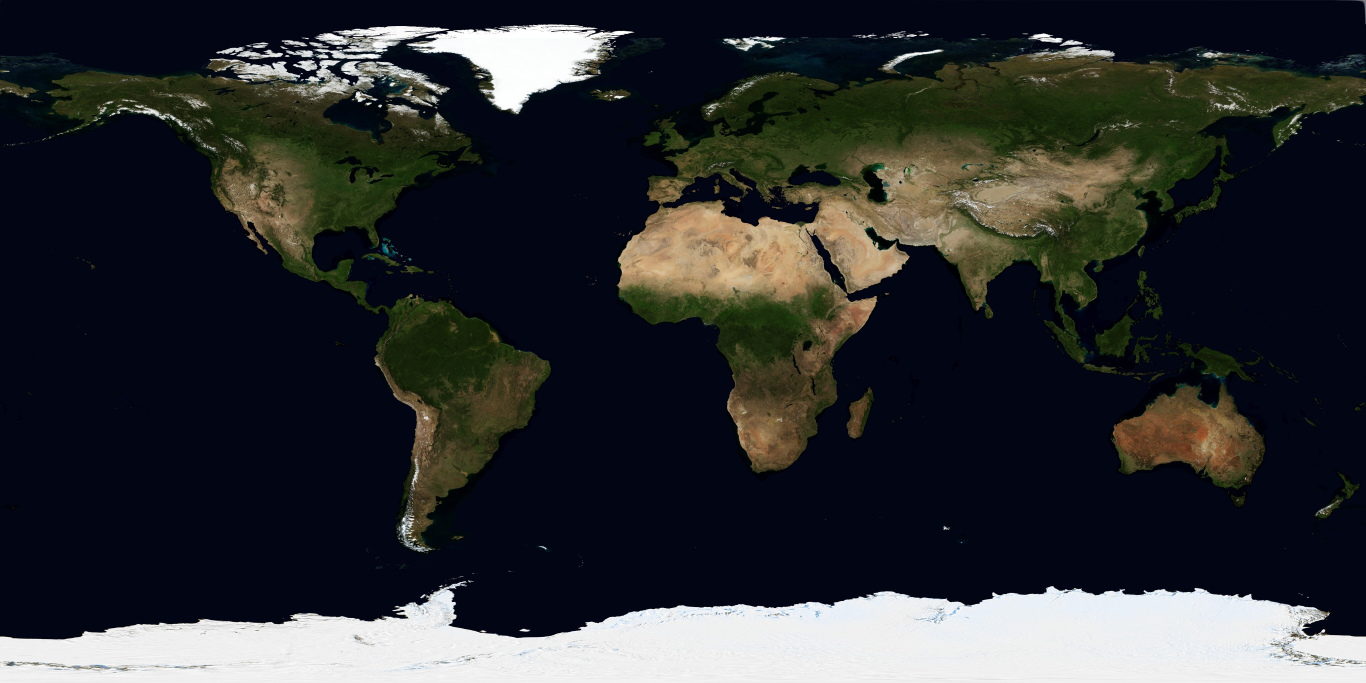
#> input picture projects/map-story/src/tex/earth_color_4096x2048.jpg, 4096 x 2048 px (shown at 1/3 size)
$ python bake.py tex/earth_color_4096x2048.jpg
#> lines starting #> are read from the running program, lines starting #| are printed output that depends on the picture
# Bakes Mercator map plates from the Blue Marble textures (equirectangular) for the HTML scenes.
# usage: python3 -I bake.py  → ../plates/<name>_{sat|hist|fog}.png + plates.js (projection params per plate)
import json, os
import numpy as np
from PIL import Image
from scipy import ndimage as nd

HERE = os.path.dirname(os.path.abspath(__file__)); TEX = HERE + '/tex'; OUT = HERE + '/plates'; os.makedirs(OUT, exist_ok=True)
W, H = 1080, 1920
SS = 2                                                 # bake at 2× and downsample: crisper coasts
col = np.asarray(Image.open(TEX + '/earth_color_4096x2048.jpg').convert('RGB'), np.float32) / 255
sea = np.asarray(Image.open(TEX + '/earth_landocean_4050x2025.png').convert('L').resize((4096, 2048), Image.BILINEAR), np.float32) / 255
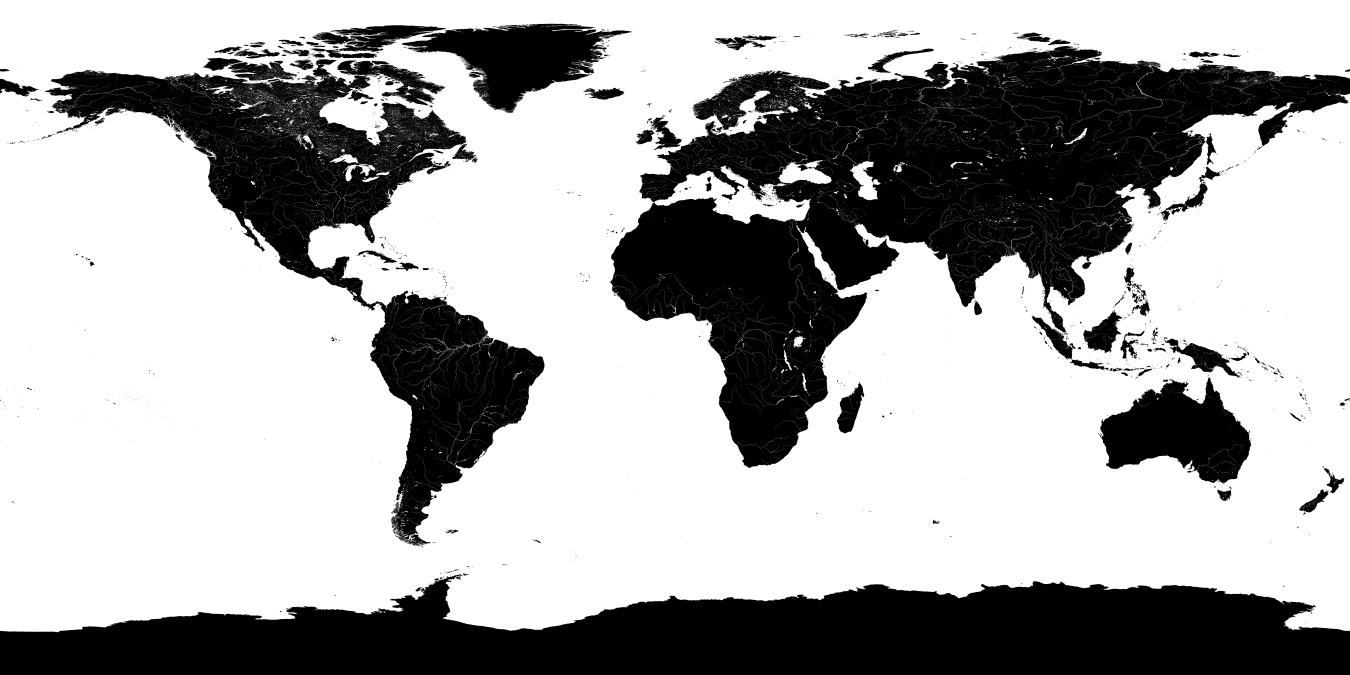
#> input picture projects/map-story/src/tex/earth_landocean_4050x2025.png, 4050 x 2025 px (shown at 1/3 size)
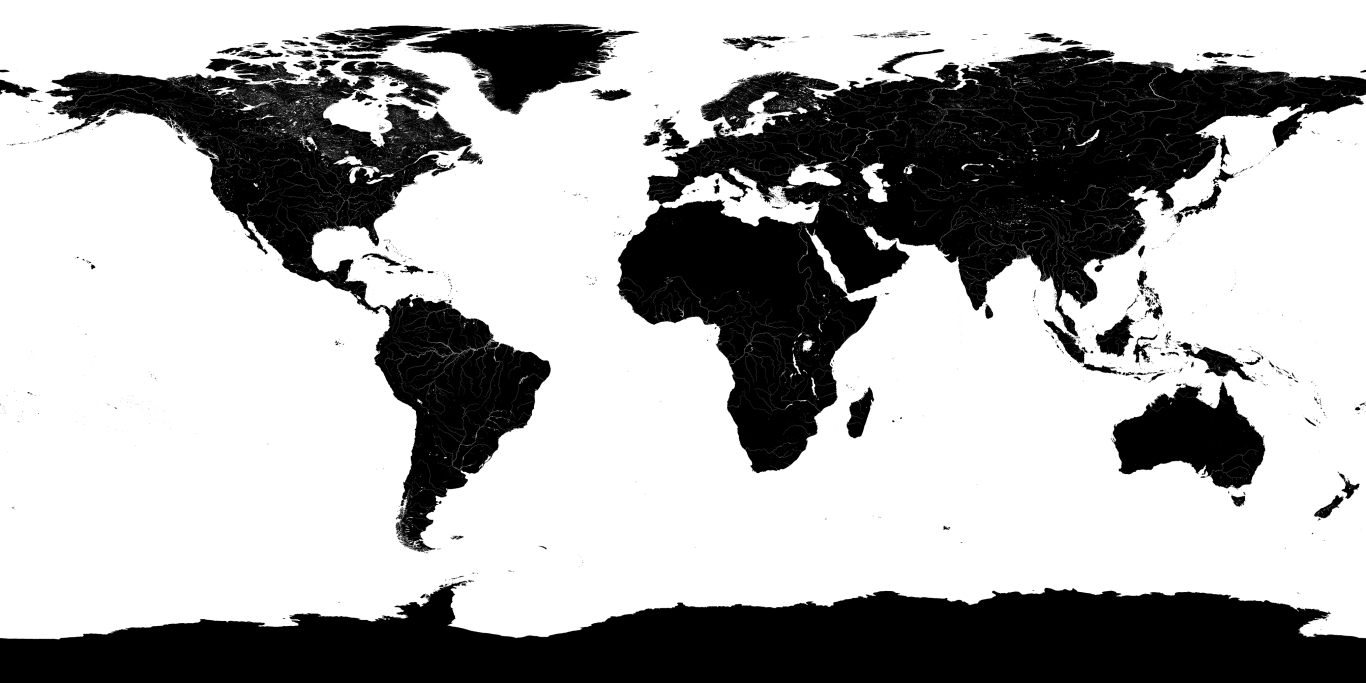
#> sea: shape (2048, 4096) float32 (shown at 1/3 size); min 0, max 1, mean 0.667
topo = np.asarray(Image.open(TEX + '/topography_2048x1024.png').convert('L').resize((4096, 2048), Image.BICUBIC), np.float32) / 255
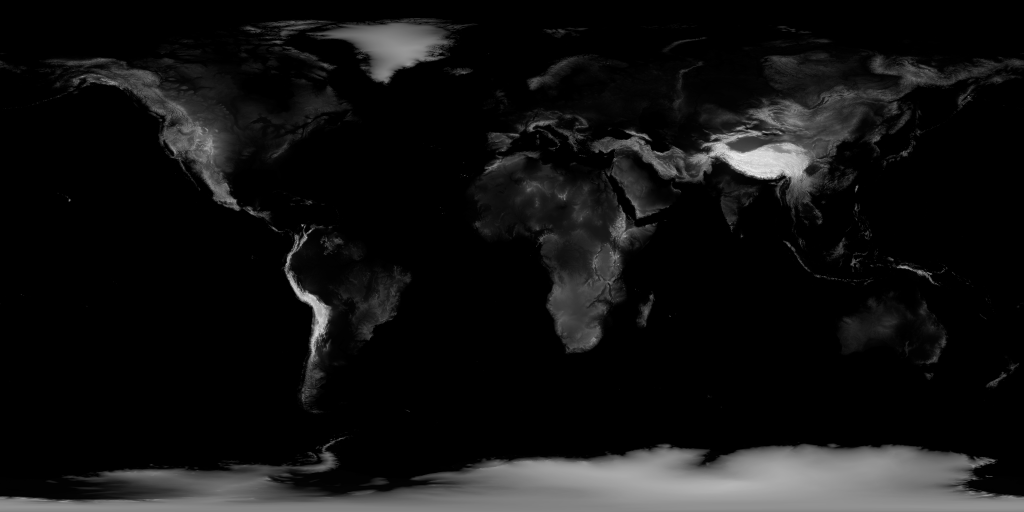
#> input picture projects/map-story/src/tex/topography_2048x1024.png, 2048 x 1024 px (shown at 1/2 size)
cld = np.asarray(Image.open(TEX + '/earth_clouds_4096x2048.jpg').convert('L'), np.float32) / 255
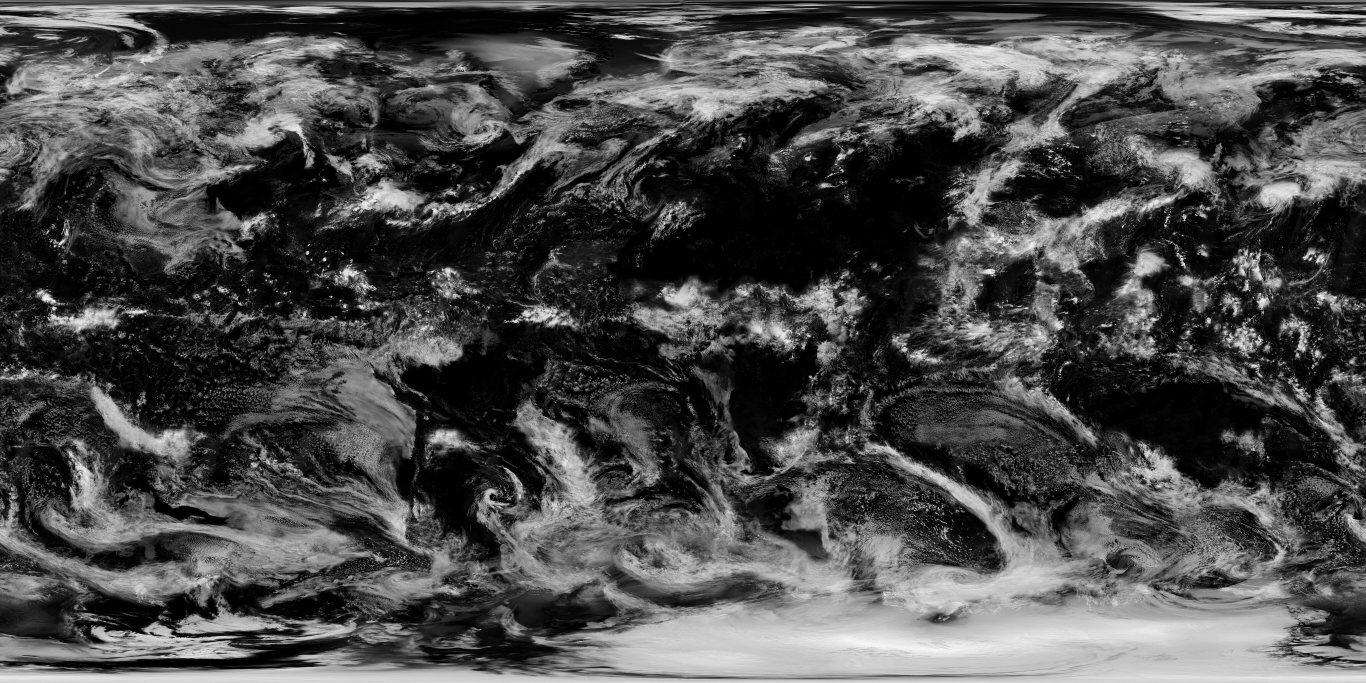
#> input picture projects/map-story/src/tex/earth_clouds_4096x2048.jpg, 4096 x 2048 px (shown at 1/3 size)
TW, TH = 4096, 2048

# [9 lines left out: function grid, not called in this run]

def samp(img, rc, order=1):
    if img.ndim == 2: return nd.map_coordinates(img, rc, order=order, mode='nearest')
    return np.stack([nd.map_coordinates(img[..., i], rc, order=order, mode='nearest') for i in range(img.shape[2])], -1)

# [4 lines left out: function hillshade, not called in this run]

def noise(shape, scale, seed):
    g = np.random.default_rng(seed).standard_normal((shape[0] // scale + 2, shape[1] // scale + 2)).astype(np.float32)
    return nd.zoom(g, scale, order=3)[:shape[0], :shape[1]]

def mix(a, b, t): t = t[..., None] if np.ndim(t) == 2 else t; return a * (1 - t) + b * t
def hexc(h): return np.array([int(h[i:i + 2], 16) / 255 for i in (1, 3, 5)], np.float32)
def save(a, name):
    im = Image.fromarray((np.clip(a, 0, 1) * 255 + .5).astype(np.uint8)); im = im.resize((W, H), Image.LANCZOS); im.save(f'{OUT}/{name}.png')

# [36 lines left out: function bake, not called in this run]

import sys
ONLY = sys.argv[1:]
PL = json.loads(open(OUT + '/plates.js').read()[13:-2]) if os.path.exists(OUT + '/plates.js') else {}
if not ONLY or 'intro' in ONLY: PL['intro'] = bake('intro', -55, -16, 68, ['sat'])
if not ONLY or 'voyage' in ONLY: PL['voyage'] = bake('voyage', 22, 4, 118, ['hist', 'fog'])
if not ONLY or 'treaty' in ONLY: PL['treaty'] = bake('treaty', -24, 14, 104, ['hist'])
if not ONLY or 'iberia' in ONLY: PL['iberia'] = bake('iberia', -4.5, 40, 17, ['hist'])
if 'europe' in ONLY: PL['europe'] = bake('europe', 5.5, 50.5, 34, ['sat'])
if 'benelux' in ONLY: PL['benelux'] = bake('benelux', 4.6, 51.0, 13, ['sat'])
open(OUT + '/plates.js', 'w').write('const PLATES=' + json.dumps(PL) + ';\n')
print(json.dumps(PL))
